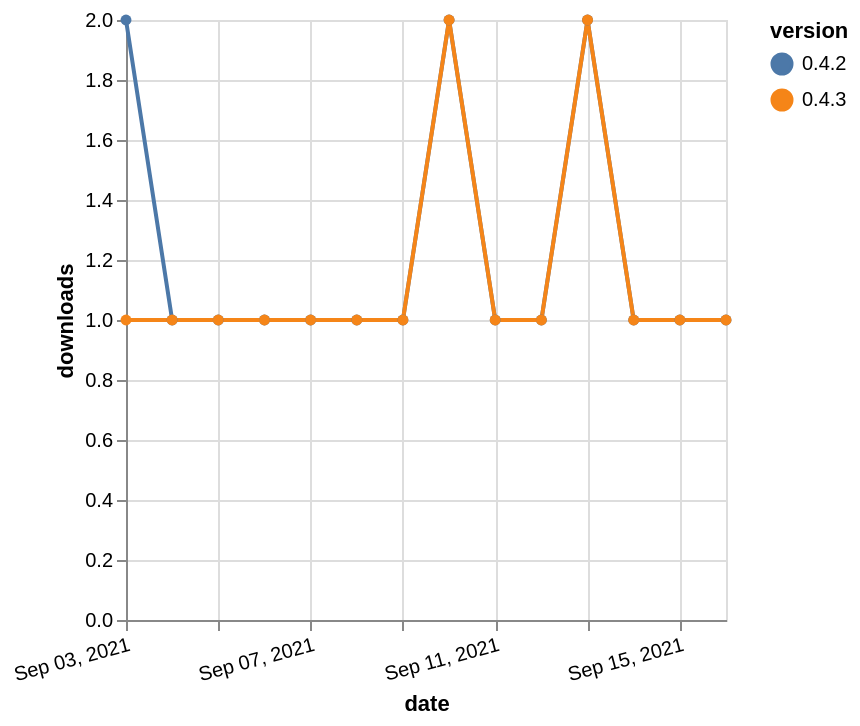

Write a Vega-Lite specification for this figure.
### Vega-Lite specification from a JSON file in a GitHub repository (floating-point values rounded to 4 significant figures)
{"$schema": "https://vega.github.io/schema/vega-lite/v5.json", "description": "A simple bar chart with embedded data.", "data": {"values": [{"date": "2021-09-03", "total": 166, "delta": 2, "version": "0.4.2"}, {"date": "2021-09-04", "total": 167, "delta": 1, "version": "0.4.2"}, {"date": "2021-09-05", "total": 168, "delta": 1, "version": "0.4.2"}, {"date": "2021-09-06", "total": 169, "delta": 1, "version": "0.4.2"}, {"date": "2021-09-07", "total": 170, "delta": 1, "version": "0.4.2"}, {"date": "2021-09-08", "total": 171, "delta": 1, "version": "0.4.2"}, {"date": "2021-09-09", "total": 172, "delta": 1, "version": "0.4.2"}, {"date": "2021-09-10", "total": 174, "delta": 2, "version": "0.4.2"}, {"date": "2021-09-11", "total": 175, "delta": 1, "version": "0.4.2"}, {"date": "2021-09-12", "total": 176, "delta": 1, "version": "0.4.2"}, {"date": "2021-09-13", "total": 178, "delta": 2, "version": "0.4.2"}, {"date": "2021-09-14", "total": 179, "delta": 1, "version": "0.4.2"}, {"date": "2021-09-15", "total": 180, "delta": 1, "version": "0.4.2"}, {"date": "2021-09-16", "total": 181, "delta": 1, "version": "0.4.2"}, {"date": "2021-09-03", "total": 172, "delta": 1, "version": "0.4.3"}, {"date": "2021-09-04", "total": 173, "delta": 1, "version": "0.4.3"}, {"date": "2021-09-05", "total": 174, "delta": 1, "version": "0.4.3"}, {"date": "2021-09-06", "total": 175, "delta": 1, "version": "0.4.3"}, {"date": "2021-09-07", "total": 176, "delta": 1, "version": "0.4.3"}, {"date": "2021-09-08", "total": 177, "delta": 1, "version": "0.4.3"}, {"date": "2021-09-09", "total": 178, "delta": 1, "version": "0.4.3"}, {"date": "2021-09-10", "total": 180, "delta": 2, "version": "0.4.3"}, {"date": "2021-09-11", "total": 181, "delta": 1, "version": "0.4.3"}, {"date": "2021-09-12", "total": 182, "delta": 1, "version": "0.4.3"}, {"date": "2021-09-13", "total": 184, "delta": 2, "version": "0.4.3"}, {"date": "2021-09-14", "total": 185, "delta": 1, "version": "0.4.3"}, {"date": "2021-09-15", "total": 186, "delta": 1, "version": "0.4.3"}, {"date": "2021-09-16", "total": 187, "delta": 1, "version": "0.4.3"}]}, "width": "container", "mark": {"type": "line", "point": {"filled": true}}, "encoding": {"x": {"field": "date", "type": "temporal", "timeUnit": "yearmonthdate", "title": "date", "axis": {"labelAngle": -15}}, "y": {"field": "delta", "type": "quantitative", "title": "downloads"}, "color": {"field": "version", "type": "nominal"}, "tooltip": {"field": "delta"}}}
